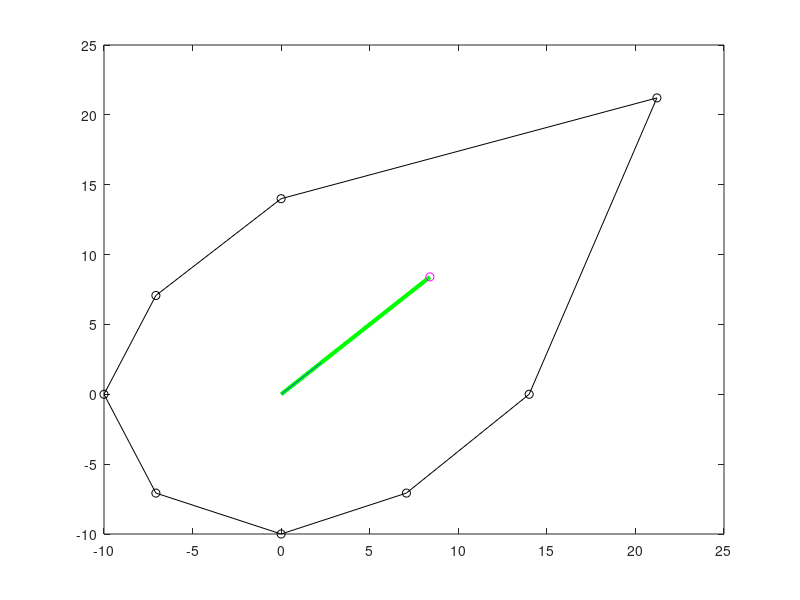

MATLAB code to generate this figure: (Note: this script raises an error after producing the figure.)
% testsim_comass_vs_vector_sum
% for defining RF spatial tuning

% https://www.ncbi.nlm.nih.gov/pmc/articles/PMC4123790/
% (see also: http://www.jneurosci.org/content/32/10/3339 https://link.springer.com/content/pdf/10.1007%2Fs004220050411.pdf )


ScaleFactor = 50; % for plotting normalized length of the circular mean of the tuning curve

target_positions2D_a =  [10    5 0  -5 -10  -5  0   5]; 
target_positions2D_b =  [0.001 5 10 5 0.001 -5 -10 -5];
target_positions2D = complex(target_positions2D_a,target_positions2D_b); 

% Firing rate per target
% FR		=	5 + [5  10  5   2   2   2   2   2];
% FR		=	5 + [2  10  2   2   2   2   2   2];
FR		=	5 + [2  10  2   0   0   0   0   0];
FR = FR*2;

FRtarget =   FR.*target_positions2D./abs(target_positions2D);

FRtarget_norm = ScaleFactor*sum(FRtarget)/sum(FR); % this is same as Ldir below! But it is invariant to gain!

Ldir = ScaleFactor*abs(sum(FR.*exp(i*angle(target_positions2D)))/sum(FR)); % magnitude
Ldir_a = angle(sum(FR.*exp(i*angle(target_positions2D)))); % angle

figure
plot(FRtarget,'ko'); hold on; plot([FRtarget FRtarget(1)],'k-');
line([0 (real(FRtarget_norm))],[0 (imag(FRtarget_norm))],'Color',[0 1 0],'LineWidth',3);
line([0 mean(real(FRtarget))],[0 mean(imag(FRtarget))]);

polar(Ldir_a,Ldir,'mo');

[cx,cy] = comass(real(FRtarget),imag(FRtarget));
plot(cx,cy,'ro');
axis equal
title(sprintf('%s |mean(FRtarget)|=%.2f Ldir=%.2f Ldir/FRtarget=%.2f Ldir/comass=%.2f comass=%.2f',...
mat2str(FR),abs(mean(FRtarget)),Ldir,Ldir/sqrt(mean(real(FRtarget))^2+mean(imag(FRtarget))^2),Ldir/sqrt(cx^2+cy^2),sqrt(cx^2+cy^2)));
